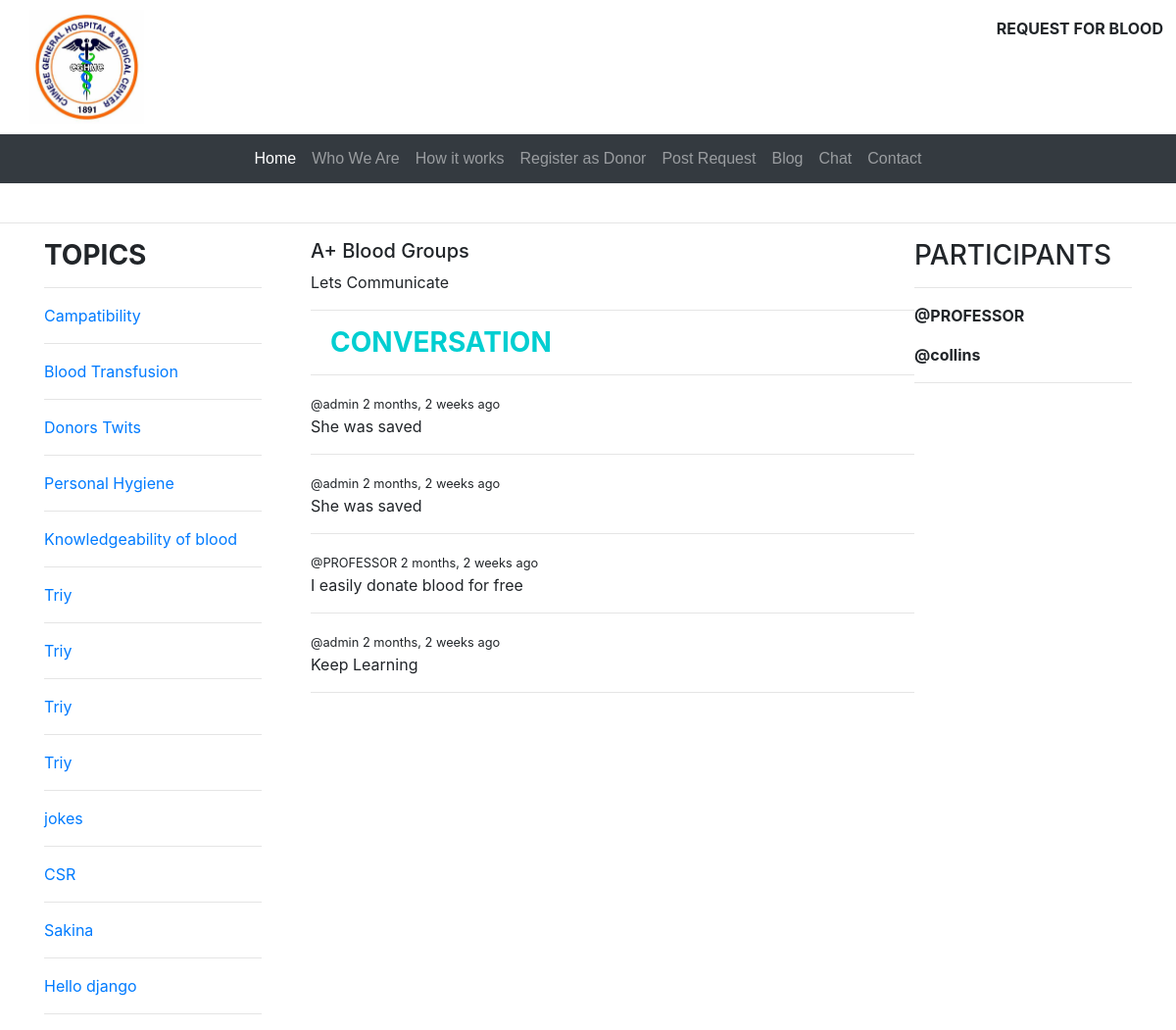
The page /room/1/ on the database its author committed.
### blood_system/models.py (models this page shows, shortened)
class Topic(models.Model):
    name = models.CharField(max_length=200)

class Room(models.Model):
    host = models.ForeignKey(User, on_delete=models.SET_NULL, null=True)
    participants = models.ManyToManyField(User, related_name = 'participants', blank=True)
    title = models.CharField(max_length=500)
    topic = models.ForeignKey(Topic, on_delete=models.SET_NULL, null=True)
    description = models.TextField()
    date_created = models.DateTimeField(auto_now_add=True)
    date_updated = models.DateTimeField(auto_now=True)
    class Meta:
        ordering = ['-date_updated' , '-date_created']

class Message(models.Model):
    user = models.ForeignKey(User, on_delete=models.CASCADE )
    room = models.ForeignKey(Room, on_delete = models.CASCADE )
    body = models.TextField()
    date_created = models.DateTimeField(auto_now_add=True)
    date_updated = models.DateTimeField(auto_now=True)
    class Meta:
        ordering = ['-date_updated' , '-date_created']

### blood_system/views.py (the view, shortened to what this page needs)
# urls.py: path('room/<str:pk>/', views.room, name="room"),
def room(request, pk):
    room = Room.objects.get(id=pk)
    room_messages = room.message_set.all()
    topics = Topic.objects.all()
    participants = room.participants.all()
    context = {'room':room, 'room_messages':room_messages,  'topics':topics, 'participants':participants}
    return render(request, 'blood_system/room.html', context)

### blood_system/templates/blood_system/room.html (shortened to what this page needs)
<!DOCTYPE html>
<html lang="en">
<head>
</head>
{% include 'blood_system/navbar.html' %}
<hr>
<div class="container">
    <div class="">
        {% include 'blood_system/topic.html' %}
    </div>
    <div class="" style="margin-left: 50px;">
    <h5>{{room.title}}</h5>
    <p>{{room.description}}</p>
<hr>
    <h3 style=" margin-left: 20px; color:darkturquoise "><strong>CONVERSATION</strong></h3>
    <hr>
        {% for message in room_messages %}
        <small> @{{message.user}} {{message.date_created|timesince}}  ago </small>
        <p>{{message.body}}</p>
        <hr>
        {% endfor %}
</div>
   <div>
    <h3>PARTICIPANTS</h3>
    <hr>
    {% for user in participants %}
    <p><strong> @{{user.username}}</strong></p>
    {% endfor %}<hr>
</div>
   </div>
<body>
</html>

### blood_system/templates/blood_system/topic.html (shortened to what this page needs)
<!DOCTYPE html>
<html lang="en">
<head>
</head>
<body>
    <div>
        <h3  ><strong>TOPICS</strong></h3>
    </div>
    <div>
        <hr>
        {% for topic in topics %}
       <div>
        <a href="{% url 'chat' %}"> {{topic.name}}</a>
       </div>
<hr>
        {% endfor %}
    </div>
</body>
</html>

### blood_system/templates/blood_system/room.html (style rules this page uses)
.container { display: grid; grid-template-columns: 1fr 3fr 1fr; }

### rows shown on the page
Topic: name "Campatibility"
Topic: name "Blood Transfusion"
Topic: name "Donors Twits"
Topic: name "Personal Hygiene"
Topic: name "Knowledgeability of blood"
Topic: name "Triy"
Topic: name "Triy"
Topic: name "Triy"
Topic: name "Triy"
Topic: name "jokes"
Topic: name "CSR"
Topic: name "Sakina"
Topic: name "Hello django"
Room: title "A+ Blood Groups", description "Lets Communicate"
Message: user "admin", date_created "2 months, 2 weeks", body "She was saved"
Message: user "admin", date_created "2 months, 2 weeks", body "She was saved"
Message: user "PROFESSOR", date_created "2 months, 2 weeks", body "I easily donate blood for free"
Message: user "admin", date_created "2 months, 2 weeks", body "Keep Learning"

### other values the page prints
{{ user.username }} "PROFESSOR"
{{ user.username }} "collins"
